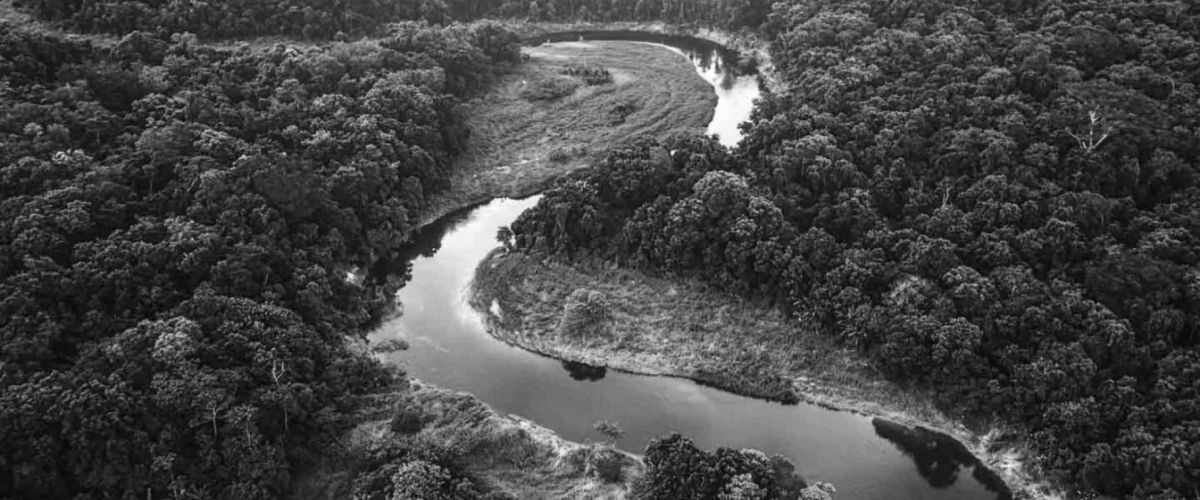
#> input picture Module 2/Week2/image simple processing/gray_image.png, 1200 x 500 px
$ python process1.py
#> lines starting #> are read from the running program, lines starting #| are printed output that depends on the picture; pictures that were not available may be replaced by others from this repository, and a replacement may not be noted
import numpy as np
import cv2

def processGrayImage(imagePath):
#> called with imagePath = 'gray_image.png'
    image = cv2.imread(imagePath, 0)
#> image is the input picture: shape (500, 1200); min 3, max 255, mean 69.2

    A=np.array([[1,0],[0,-1]])

    h=image.shape[0]
#> h = 500
    w=image.shape[1]
#> w = 1200
    B=np.array([0,h-1])
#> B = [0, 499]
    output = np.zeros_like(image)
    for i in range(h):
        for j in range(w):
            x1,x2= np.dot(A, np.array([j, i])) + B
            output[x2, x1] = image[i, j]
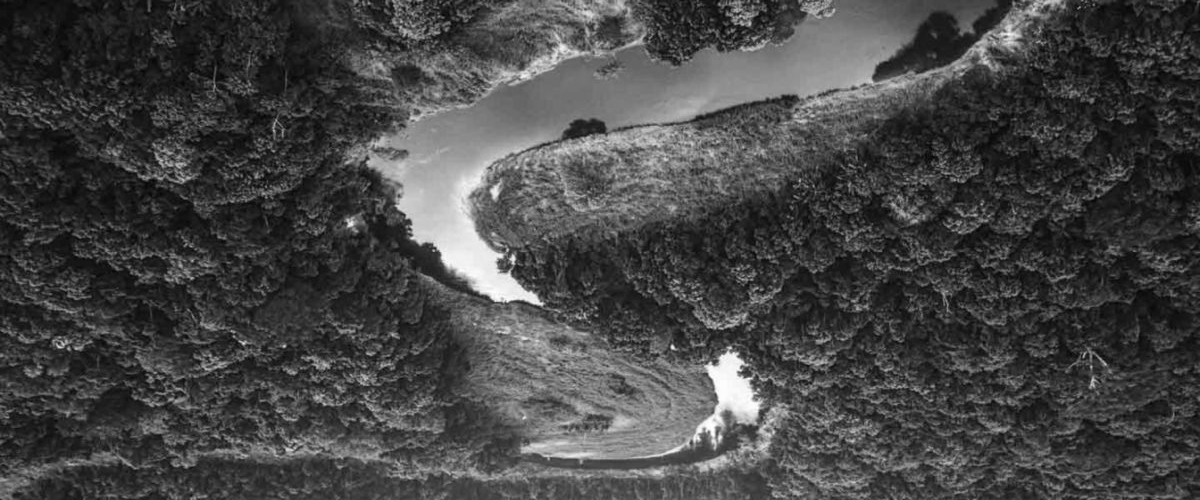
#> output: shape (500, 1200); min 3, max 255, mean 69.2
    cv2.imwrite('output_gray.png', output)


def processColorImage(imagePath):
#> called with imagePath = 'image.png'
    image = cv2.imread(imagePath, 1)
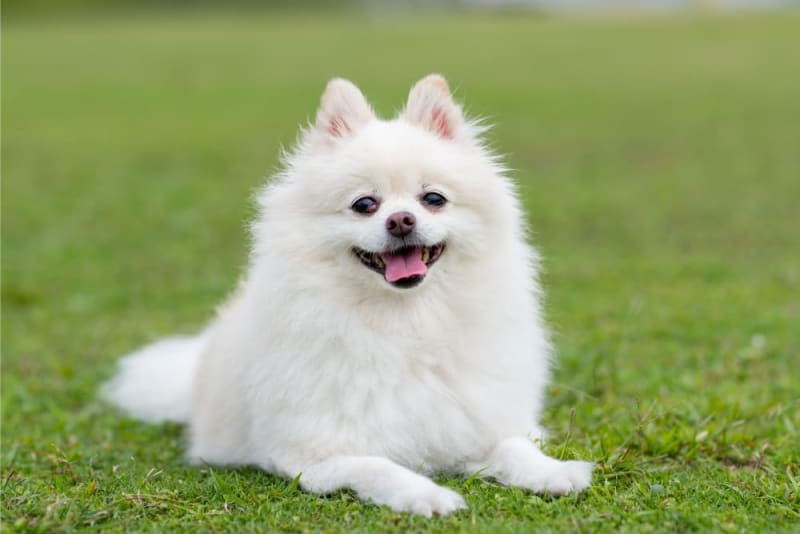
#> input picture Module 1/source/data/dog.jpeg, 800 x 534 px, given in place of image.png, which was not available
#> image is the input picture: shape (534, 800, 3); mean B, G, R 110.6, 163.3, 149.2

    image=image.astype(float)
    height,width,depth=image.shape
#> height = 534; width = 800; depth = 3
    A=np.array([[1,0],[0,-1]])
    B=np.array([0,height-1])
#> B = [0, 533]
    output = np.zeros_like(image)
    for i in range(height):
        for j in range(width):
            pixel=image[i,j,:]
            new_j,new_i = np.dot(A, np.array([j, i])) + B
            output[new_i, new_j, :] = pixel
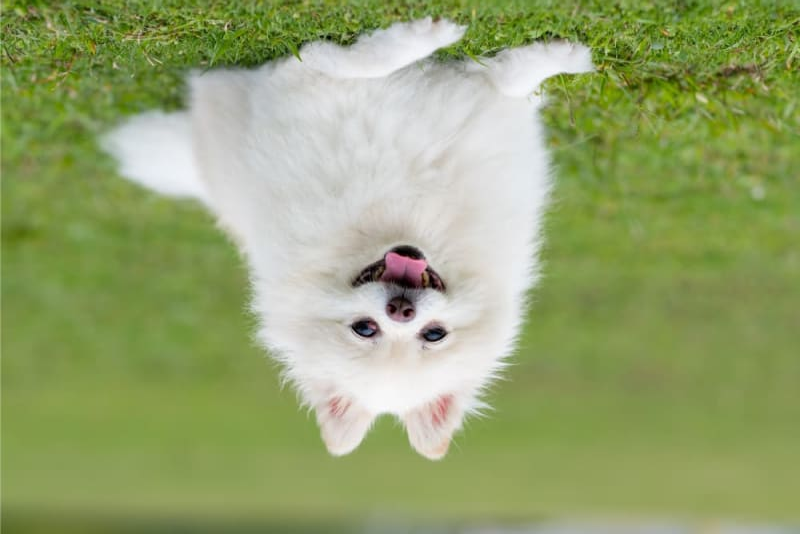
#> output: shape (534, 800, 3) float64; mean B, G, R 110.6, 163.3, 149.2
    output = output.astype(np.uint8)
    cv2.imwrite('output_color.png', output)

def processGrayImage2(imagePath):
#> called with imagePath = 'gray_image.png'
    image = cv2.imread(imagePath, 0)

    A = np.array([[-1, 0], [0, 1]])
    h, w = image.shape
#> h = 500; w = 1200
    B = np.array([w - 1, 0])
#> B = [1199, 0]
    output = np.zeros_like(image)

    for i in range(h):
        for j in range(w):
            x1, x2 = np.dot(A, np.array([j, i])) + B
            output[x2, x1] = image[i, j]
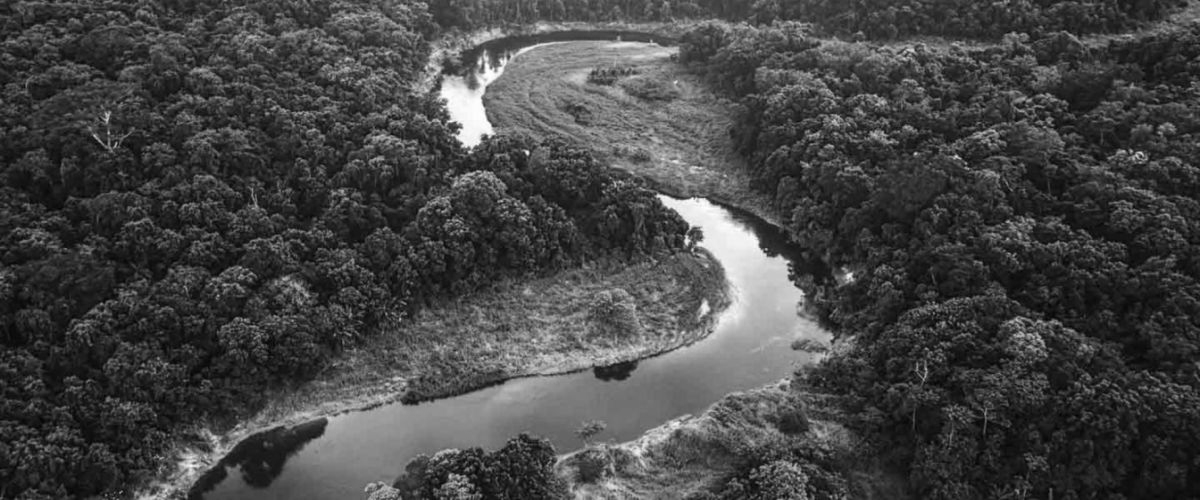
#> output: shape (500, 1200); min 3, max 255, mean 69.2

    cv2.imwrite('output_gray2.png', output)

def processColorImage2(imagePath):
#> called with imagePath = 'image.png'
    image = cv2.imread(imagePath, 1)

    image = image.astype(float)
    height, width, depth = image.shape
#> height = 534; width = 800
    A = np.array([[-1, 0], [0, 1]])
    B = np.array([width - 1, 0])
    output = np.zeros_like(image)

    for i in range(height):
        for j in range(width):
            pixel = image[i, j, :]
            new_j, new_i = np.dot(A, np.array([j, i])) + B
            output[new_i, new_j, :] = pixel
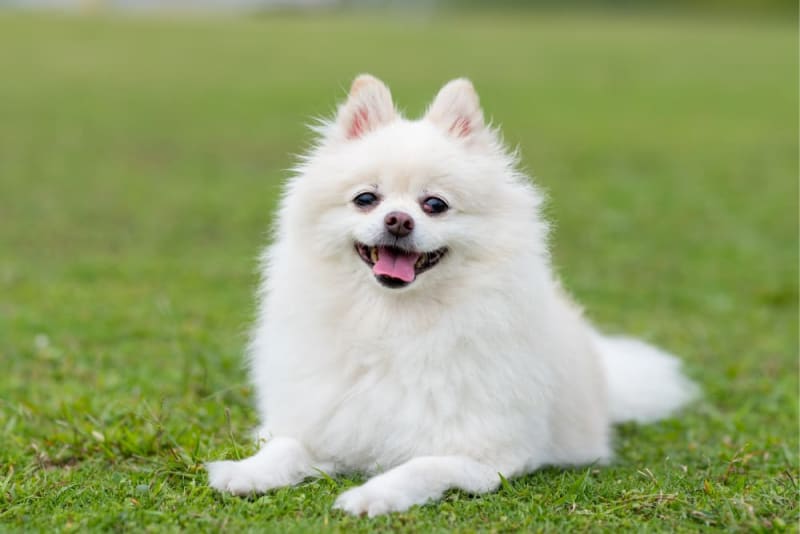
#> output: shape (534, 800, 3) float64; mean B, G, R 110.6, 163.3, 149.2

    output = output.astype(np.uint8)
    cv2.imwrite('output_color2.png', output)


processGrayImage('gray_image.png')
processColorImage('image.png')
processGrayImage2('gray_image.png')
processColorImage2('image.png')
